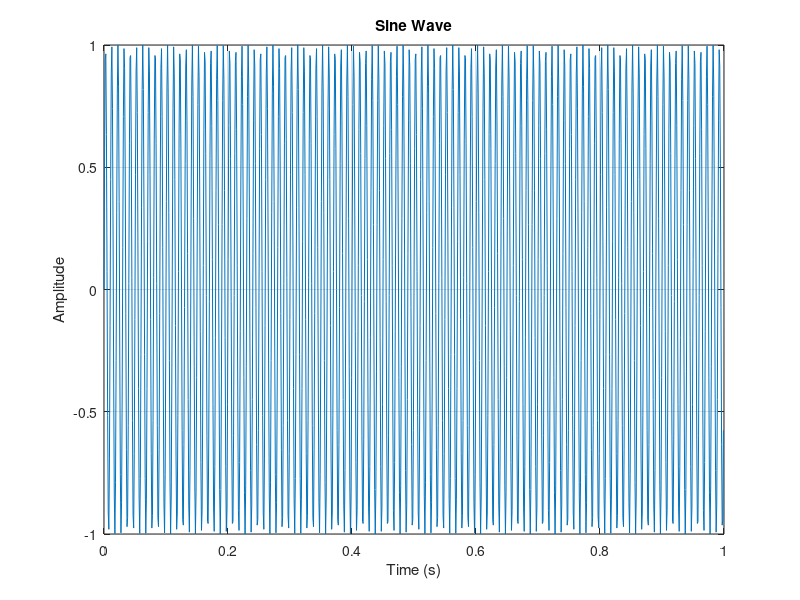
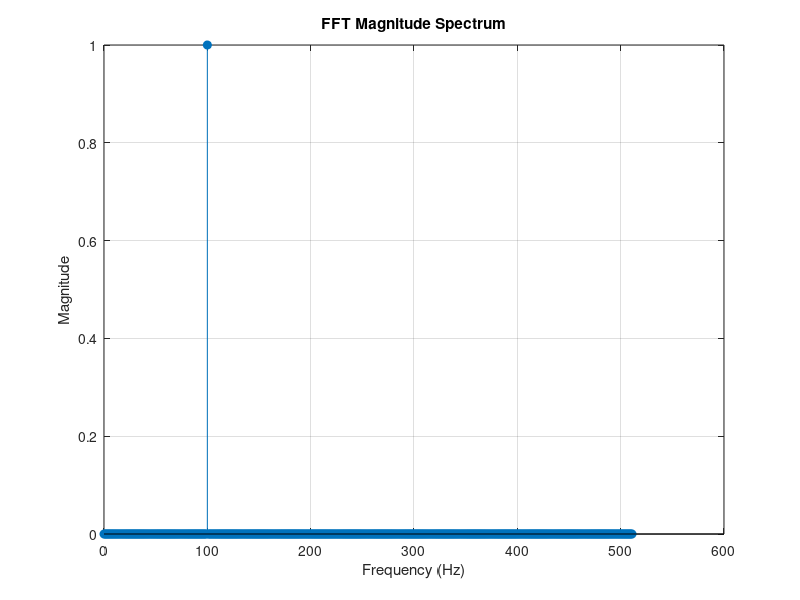
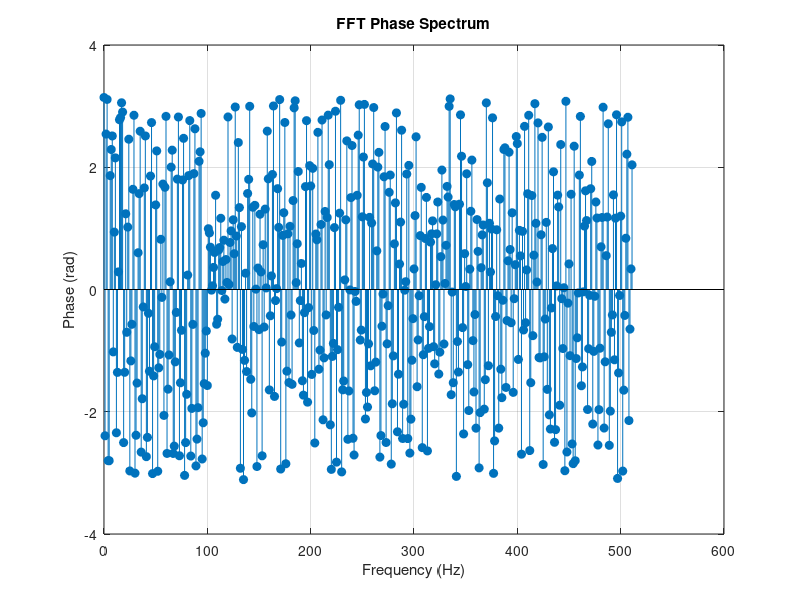

Recreate these plots in MATLAB, in order.
% Parameters
Fs = 1024;          % Sampling frequency (Hz)
f = 100;            % Sine wave frequency (Hz)
A = 1.0;            % Amplitude
duration = 1.0;     % Duration in seconds
N = Fs * duration;  % Total samples

% Time vector and sine wave
t = (0:N-1)/Fs;
x = A * sin(2*pi*f*t);

% FFT
X = fft(x);
Mag = abs(X) * 2 / N;           % Normalize for amplitude
Phase = angle(X);               % Phase spectrum
f_axis = (0:N-1) * Fs / N;      % Frequency axis

% Plot Time-Domain Signal
figure;
plot(t, x);
xlabel('Time (s)');
ylabel('Amplitude');
title('Sine Wave');
grid on;

% Plot Magnitude Spectrum
figure;
stem(f_axis(1:N/2), Mag(1:N/2), 'filled');
xlabel('Frequency (Hz)');
ylabel('Magnitude');
title('FFT Magnitude Spectrum');
grid on;

% Plot Phase Spectrum
figure;
stem(f_axis(1:N/2), Phase(1:N/2), 'filled');
xlabel('Frequency (Hz)');
ylabel('Phase (rad)');
title('FFT Phase Spectrum');
grid on;

% Display key FFT bin (should show spike near bin 100)
[~, peak_bin] = max(Mag);
fprintf('Peak Bin: %d\n', peak_bin);
fprintf('Frequency: %.2f Hz\n', f_axis(peak_bin));
fprintf('Magnitude: %.4f\n', Mag(peak_bin));
fprintf('Phase: %.4f radians\n', Phase(peak_bin));

% Save CSVs (optional)
%writematrix([t(:), x(:)], 'sine_wave_matlab.csv');   % Time-domain
%fft_out = [f_axis(:), Mag(:), Phase(:)];
%writematrix(fft_out, 'fft_output_matlab.csv');       % Frequency-domain
